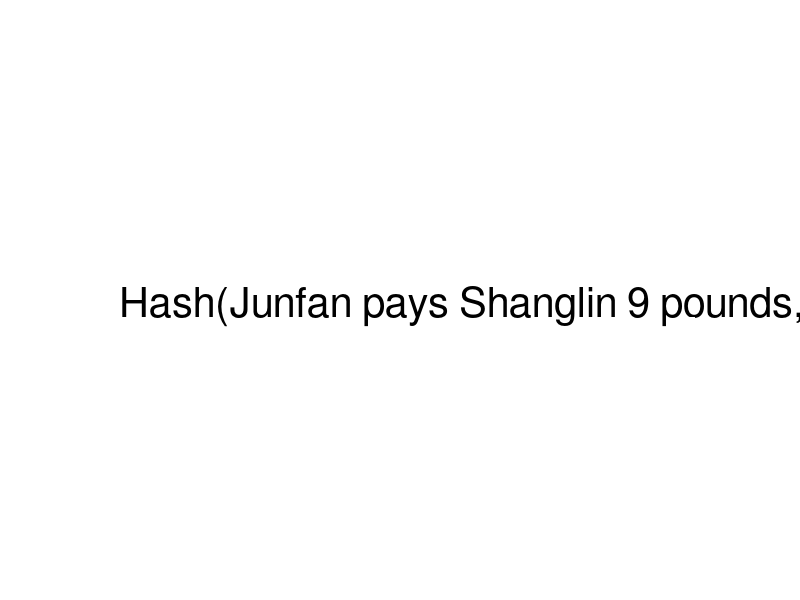

This figure's MATLAB source: (Note: this script raises an error after producing the figure.)

figure
a = [30 25]; % ??
b = 1; % ??
rectangle('Position',[a(1)-b/2,a(2)-b/2 b b])
axis([0 1000 0 100])
axis equal
axis off

text(25,25,['Hash(' "Junfan pays Shanglin 9 pounds, " "1" ')'],'FontSize',30,'BackgroundColor','w')
pause(15)

for i = [0:100 73800:73830]
    pause(0.08)
    data =['Junfan pays Shanglin 9 pounds\n', num2str(i)];
    Hashtemp =DataHash(data,'SHA-256');
    text(25,25,['Hash(' "Junfan pays Shanglin 9 pounds," num2str(i) ')'],'FontSize',30,'BackgroundColor','w')
    text(25,-225,[ Hashtemp],'FontSize',30,'BackgroundColor','w')   
    if strcmp(Hashtemp(1:4), '0000')
        Hashtemp
        text(25,25,['Hash(' "Junfan pays Shanglin 9 pounds," num2str(i) ')'],'FontSize',30,'BackgroundColor','g')
        text(25,-225,Hashtemp,'FontSize',30,'BackgroundColor','g')   
        break
    end
    
end


